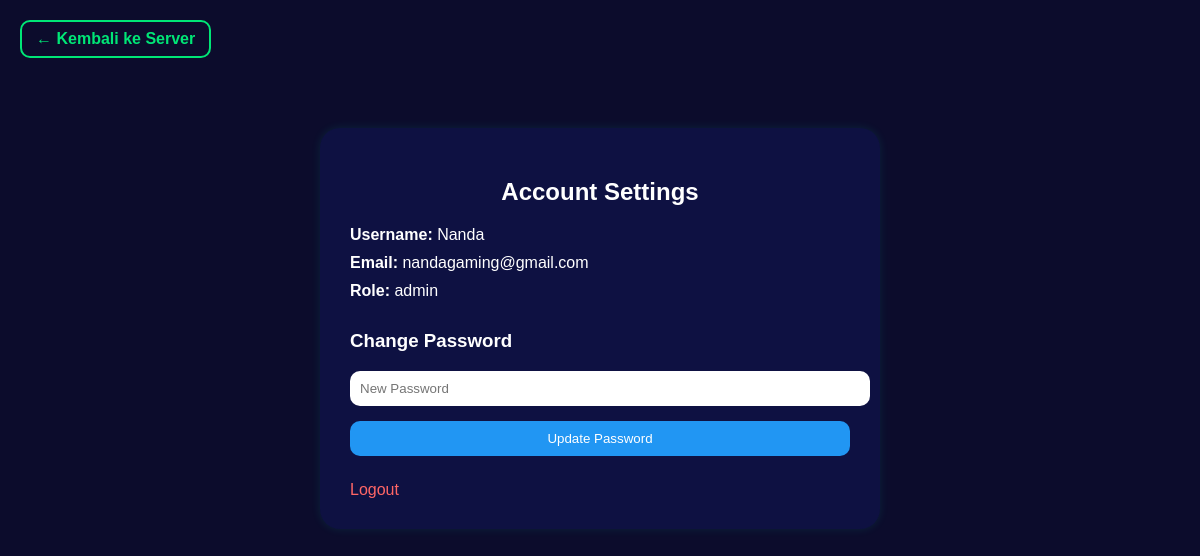
The app's page /setting.php (signed in) with its own data.
### tables this page shows
CREATE TABLE `users` (
  `user_id` int(11) NOT NULL,
  `username` varchar(100) NOT NULL,
  `email` varchar(100) NOT NULL,
  `password` varchar(255) NOT NULL,
  `created_at` timestamp NOT NULL DEFAULT current_timestamp(),
  `role` enum('user','admin') NOT NULL DEFAULT 'user'
);

### setting.php (the view, shortened to what this page needs)
<?php
include 'koneksi.php';
$userId = $_SESSION['user_id'];
$query = "SELECT * FROM users WHERE user_id = ?";
$stmt = $conn->prepare($query);
$stmt->bind_param("i", $userId);
$stmt->execute();
$result = $stmt->get_result();
$user = $result->fetch_assoc();
?>
<!DOCTYPE html>
<html lang="en">
<head>
  <link rel="stylesheet" href="server.css" />
</head>
<body>
<a href="server.php" class="back-btn">← Kembali ke Server</a>
  <div class="setting-container">
    <h2>Account Settings</h2>
    <p><strong>Username:</strong> <?php echo htmlspecialchars($user['username']); ?></p>
    <p><strong>Email:</strong> <?php echo htmlspecialchars($user['email']); ?></p>
    <p><strong>Role:</strong> <?php echo htmlspecialchars($user['role']); ?></p>
    <form method="POST" action="update_password.php">
      <h3>Change Password</h3>
      <input type="password" name="new_password" placeholder="New Password" required />
      <input type="submit" value="Update Password" />
    </form>
    <a href="logout.php" class="logout-btn">Logout</a>
  </div>
</body>
</html>

### server.css (style rules this page uses)
body { margin: 0; font-family: Arial, sans-serif; background-image: url("asset/BGserver.png"); background-repeat: no-repeat; background-size: 20%; background-position: center; background-attachment: fixed; background-color: #0c0c2c; }
.back-btn { display: inline-block; background-color: transparent; color: #00e676; text-decoration: none; border: 2px solid #00e676; padding: 8px 14px; border-radius: 10px; font-weight: bold; transition: 0.3s ease; margin: 20px; }

### setting.php (style rules this page uses)
.setting-container { max-width: 500px; margin: 50px auto; padding: 30px; background-color: #0e1142; border-radius: 20px; color: white; box-shadow: 0 0 10px rgba(0, 255, 200, 0.1); }
.setting-container h2 { text-align: center; margin-bottom: 20px; }
.setting-container p { margin: 10px 0; }
.setting-container form { margin-top: 30px; }
.setting-container input[type="password"], .setting-container input[type="submit"] { width: 100%; padding: 10px; border-radius: 10px; border: none; margin-bottom: 15px; }
.setting-container input[type="submit"] { background-color: #2196f3; color: white; cursor: pointer; }
.logout-btn { display: inline-block; margin-top: 10px; color: #ff6666; text-decoration: none; }

### records on screen
users: username "Nanda", email "nandagaming@gmail.com", role "admin"
